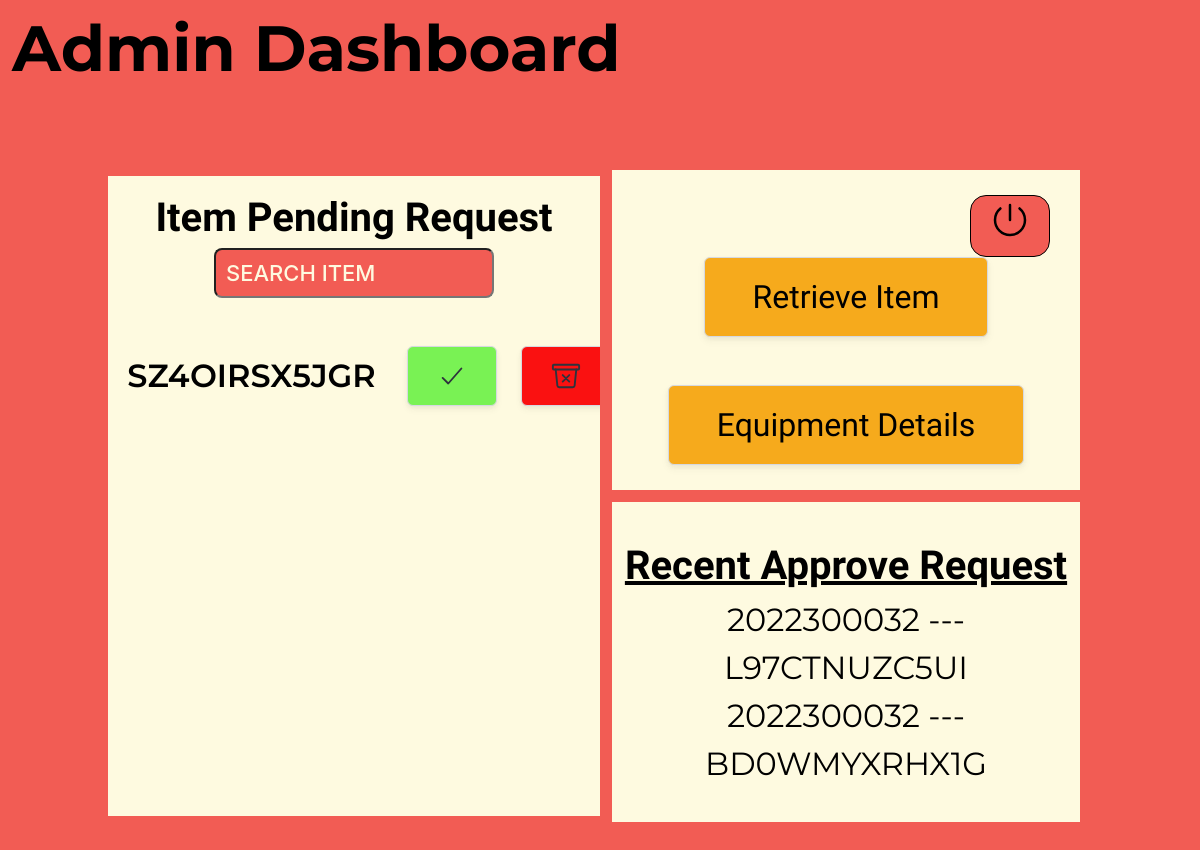
Before: /admin-dashboard/ (signed in) with the older database file.
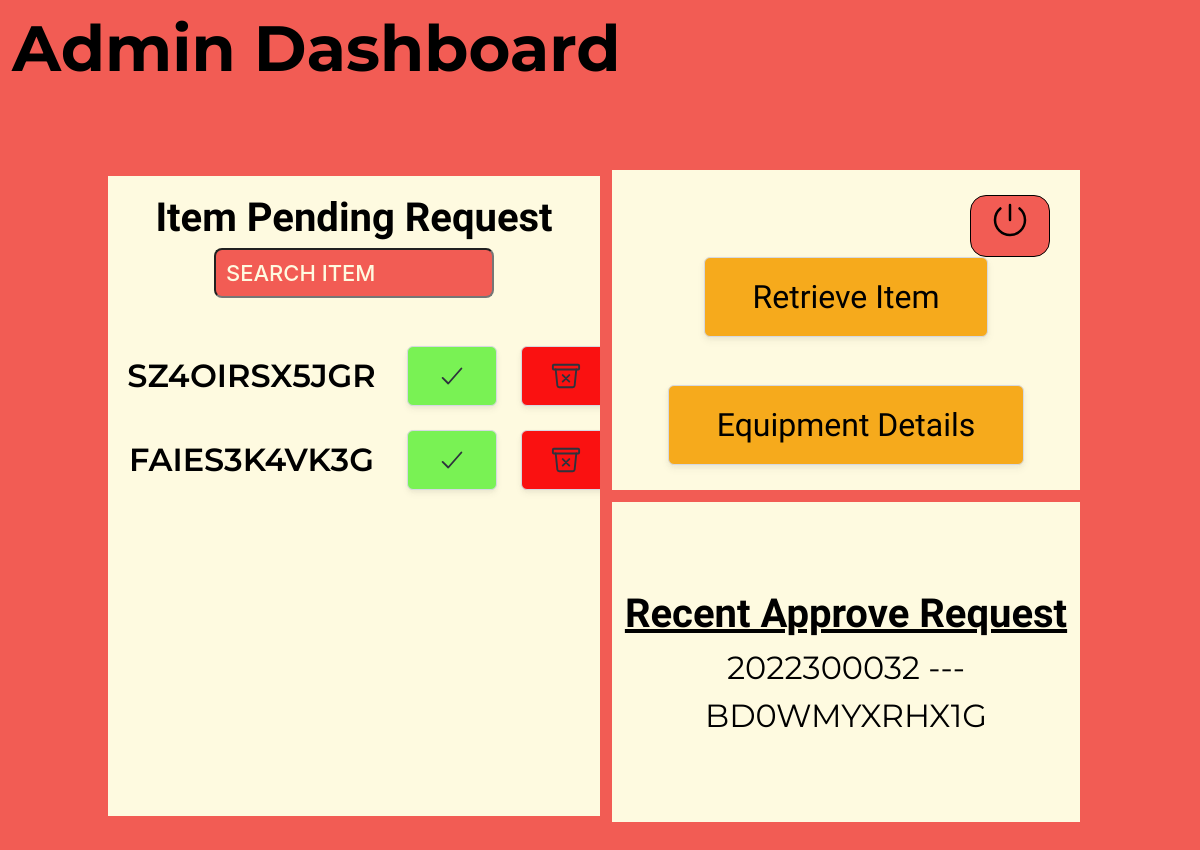
After: the same page with the newer database file.
### main/models.py (models this page shows, shortened)
class StudentBorrow(models.Model):
    id =models.AutoField(primary_key=True)
    student_no = models.IntegerField()
    first_name = models.CharField(max_length=255)
    last_name = models.CharField(max_length=255)
    code_request = models.CharField(max_length=20, blank=True, null=True)
    request_status = models.CharField(max_length=50, choices=REQUESTAPPROVE.choices, default=REQUESTAPPROVE.PENDING)

### main/views.py (the view)
# urls.py: path("admin-dashboard/", views.admin_dashboard, name ="admin_dashboard"),
@login_required
def admin_dashboard(request):
    get_user_request = StudentBorrow.objects.filter(request_status = REQUESTAPPROVE.PENDING).order_by("id")
    get_user_approve_request = StudentBorrow.objects.filter(request_status = REQUESTAPPROVE.APPROVE).order_by("id")
    context ={
        "user_request":get_user_request,
        "user_approve": get_user_approve_request
    }
    return render(request,"main/administration_SBCA/admin_dashboard.html", context)

### main/templates/main/administration_SBCA/admin_dashboard.html (shortened to what this page needs)
{% extends './admin_base.html' %}
    {% block content %}
    <div class="container">
      <div class="columns has-text-centered is-vcentered">
        <div class="column sty-left-section-dashboard">
          <h1
            class="sty-base-header-small-fz sty-base-hind-fm sty-header-left-header-dashboard"
          >
            Item Pending Request
          </h1>
          <div class="sty-inp-left-dashboard-div">
            <input
              type="text"
              class="sty-inp-dashboard mb-6"
              placeholder="Search item"
              id="inp_filter_list"
            />
          </div>
          {% for request in user_request %}
          <div class="columns is-vcentered" id="filter_inp_list">
            <div class="column is-7">
              <a
                href="/admin-check-request/{{ request.code_request }}"
                class=""
              >
                <h1
                  class="sty-basesubheader-fz sty-base-montserrat-fm sty-pending-list"
                >
                  {{ request.code_request }}
                </h1>
              </a>
            </div>
            <div class="column">
              <div class="has-text-centered">
                <div
                  class="button sty-app-del-icon sty-app-icon"
                  data-request-id="{{ request.id }}"
                  data-request-code="{{ request.code_request }}"
                  onclick="accept_request(event)"
                >
                  <ion-icon name="checkmark-outline"></ion-icon>
                </div>
              </div>
            </div>
            <div class="column">
              <div
                class="button sty-app-del-icon sty-del-icon"
                data-request-id="{{ request.id }}"
                data-request-code="{{ request.code_request }}"
                onclick="denied_request(event)"
              >
                <ion-icon name="trash-bin-outline"></ion-icon>
              </div>
            </div>
          </div>
          {% endfor %}
        </div>
        <div class="column">
          <div class="sty-right-top-section-dashboard">
            <div class="sty_logoutbtn-dashboard" id="btn_logout">
              <div>
                <ion-icon name="power-outline"></ion-icon>
              </div>
            </div>
            <div
              class="button sty-btn-item-details px-6"
              id="btn_retrieve_item"
            >
              <h1 class="sty-basesubheader-fz sty-base-hind-fm">
                Retrieve Item
              </h1>
            </div>
            <div class="mt-6">
              <a
                class="button sty-btn-item-details px-6"
                href="{% url 'main:admin_equipment_details' %}"
                ><h1 class="sty-basesubheader-fz sty-base-hind-fm">
                  Equipment Details
                </h1></a
              >
            </div>
          </div>
          <div class="sty-right-bottom-section-dashboard mt-3">
            <h1
              class="sty-base-header-small-fz sty-base-hind-fm sty-header-recent-app-dashboard"
            >
              Recent Approve Request
            </h1>
            {% for approve_request in user_approve %}
            <a
              href="/admin-check-request-approve/{{ approve_request.code_request }}"
            >
              <h1
                class="sty-basesubheader-fz sty-base-montserrat-fm sty-recent-app-list-dashboard"
              >
                {{ approve_request.student_no }} --- {{ approve_request.code_request }}
              </h1>
            </a>
            {% endfor %}
          </div>
        </div>
      </div>
    </div>
    {% endblock content %}

Changed rows visible on the page:
removed StudentBorrow: student_no "2022300032", code_request "L97CTNUZC5UI", shown under "Recent Approve Request"
added StudentBorrow: code_request "FAIES3K4VK3G", shown under "Item Pending Request"
